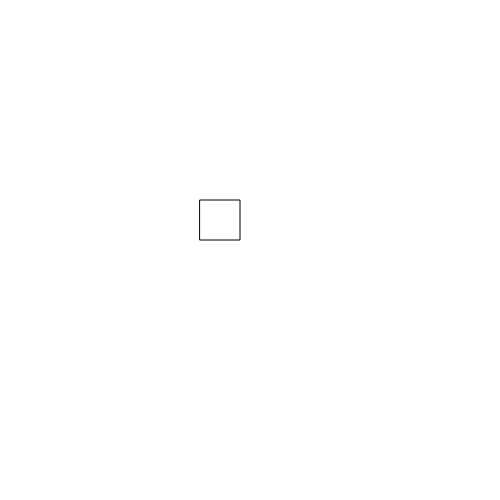
Frame 1 (no input)
Frame 60 (no input): identical to frame 1, image omitted
Frame 120 (the mouse pressed at the canvas centre since frame 60): blank canvas, image omitted

The p5.js sketch that drew this single still picture (run headless with seeded random() and noise() and a simulated clock; from frame 60 on, the mouse is pressed at the canvas centre):

// p5.js sketch
// ── sketch.js
var rotAmt = 0;

function setup(){
	createCanvas(500,500);
}

function draw(){
	background(255,255,255);
	translate(100,100);
	rotAmt = map(mouseX, 0, width, 0, 2+PI);
	rotate(rotAmt);
	//translate(100,100); //works like css positioning
	//scale(.5); //adjusts scale of shapes
	rect(100,100,40,40);
}
